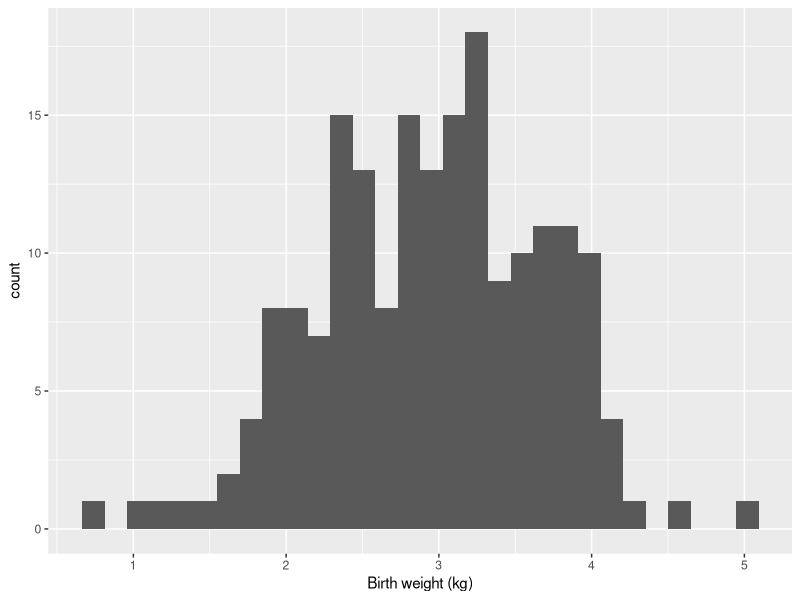
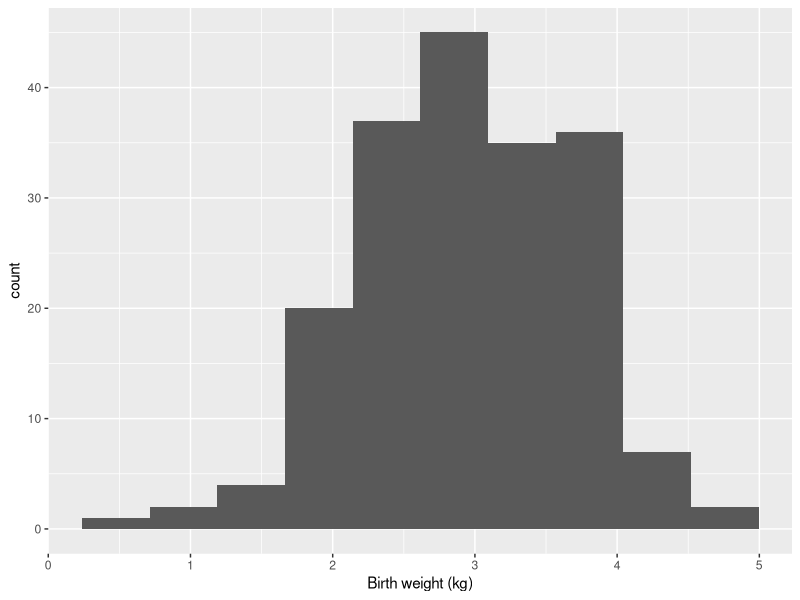
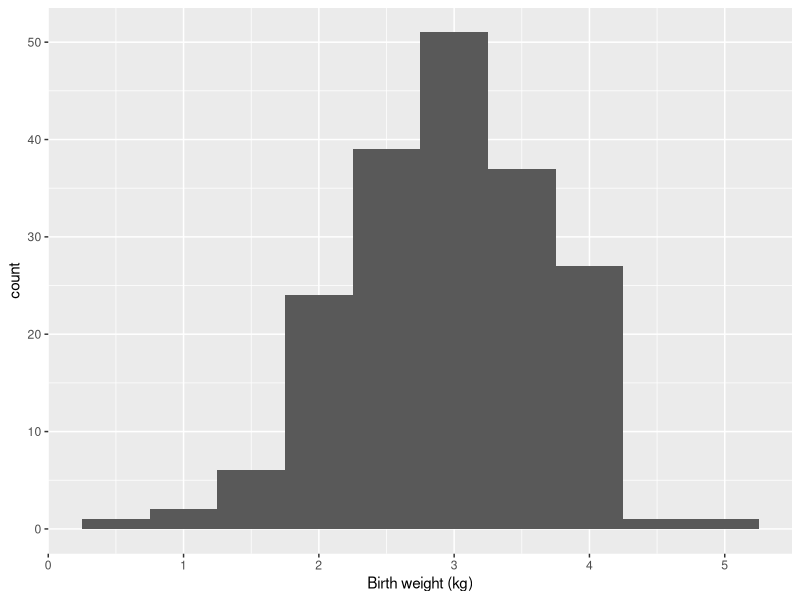
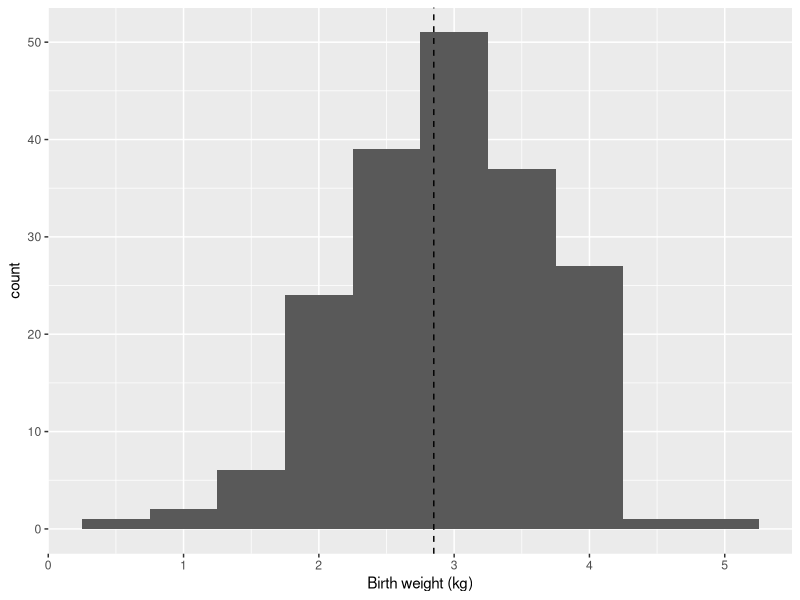
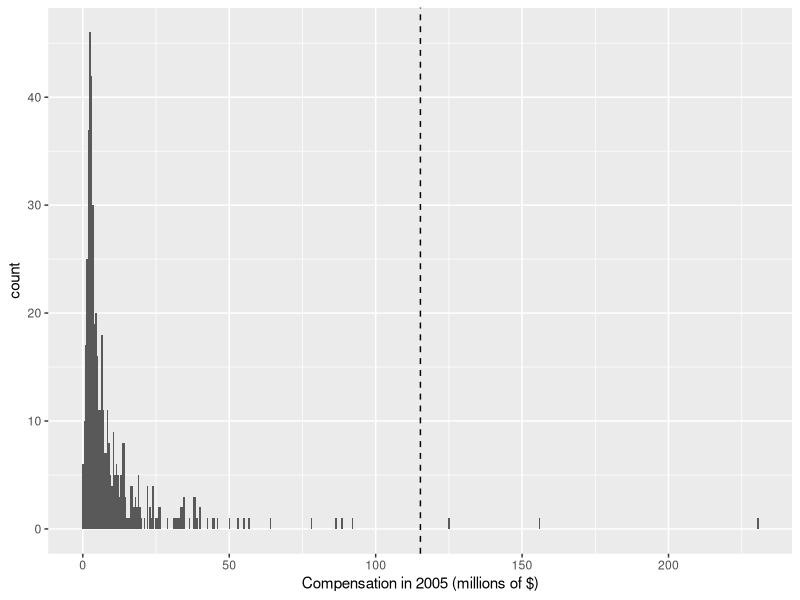
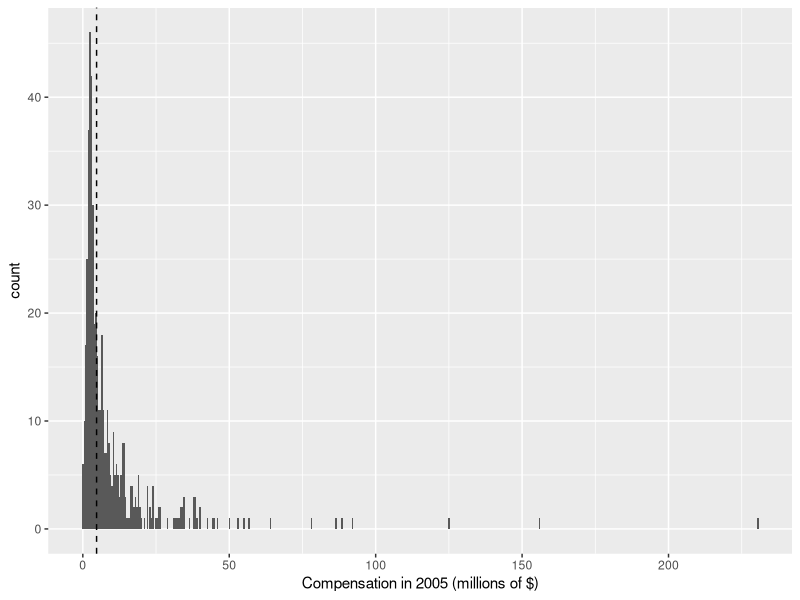
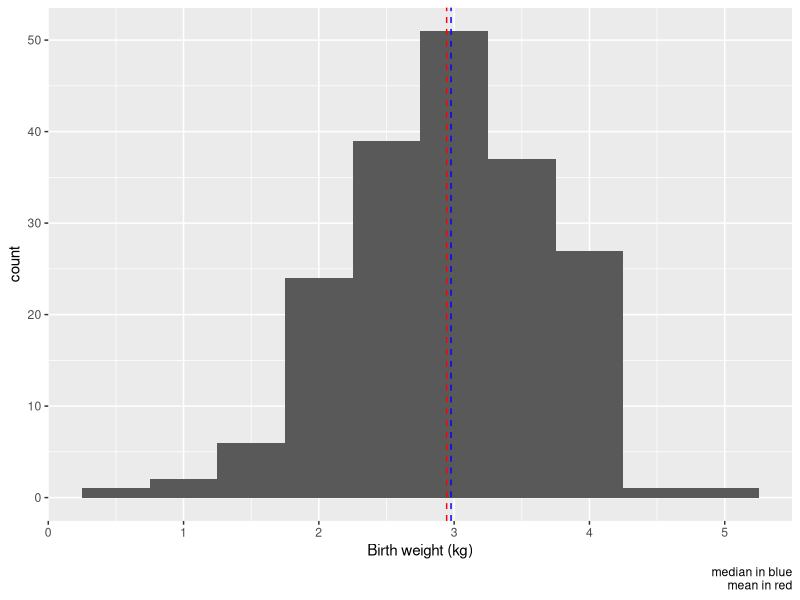
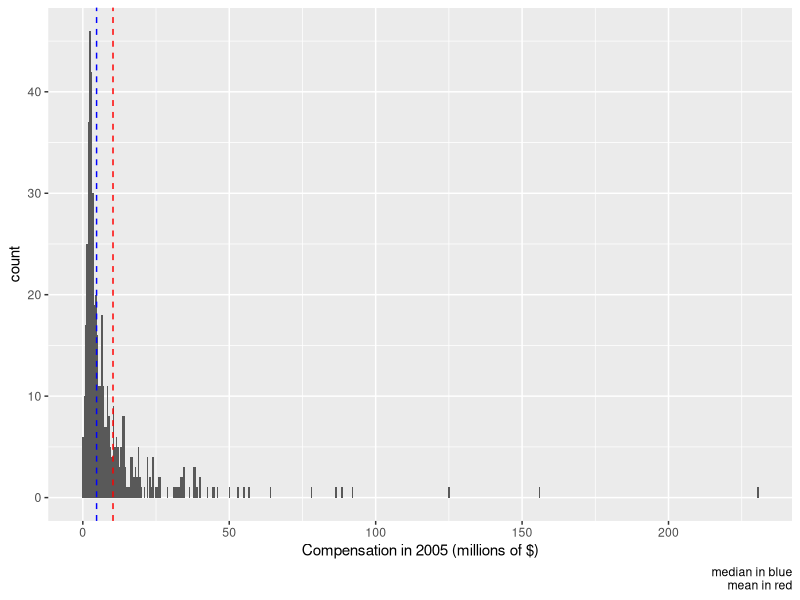

These figures' R source, in order:
## ---- chunk 1
library(ggplot2)

library(dplyr)
## ---- chunk 2
bw = read.csv("data/birth_weights.csv")
head(bw)
## ---- chunk 3
ceos = read.csv("data/CEOs.csv")
head(ceos)
## ---- chunk 4
ceos$Annual_compensation = ceos$Annual_compensation / 1000000
## ---- chunk 5
bw$Birth_weight
## ---- chunk 6
bw$Birth_weight_group = cut(bw$Birth_weight, breaks=0:6)
## ---- chunk 7
class(bw$Birth_weight_group)
levels(bw$Birth_weight_group)
## ---- chunk 8
table(bw$Birth_weight_group)
## ---- chunk 9
table(cut(bw$Birth_weight, breaks=seq(from=0, to=6, by=0.5)))
## ---- chunk 10
table(cut(bw$Birth_weight, breaks=seq(from=0, to=6, by=2)))
## ---- chunk 11
bw_hist = ggplot(bw, aes(x=Birth_weight)) +
  labs(x="Birth weight (kg)")

bw_hist + geom_histogram()
## ---- chunk 12
bw_hist + geom_histogram(bins=10)
## ---- chunk 13
bw_hist + geom_histogram(binwidth=0.5)
## ---- chunk 14
bw_hist = bw_hist +
  geom_histogram(binwidth=0.5)
## ---- chunk 15
bw_counts = table(bw$Birth_weight)
bw_counts
## ---- chunk 16
max(bw_counts)
bw_counts[bw_counts==max(bw_counts)]
## ---- chunk 17
bw_counts = table(cut(bw$Birth_weight, breaks=seq(from=0, to=6, by=0.5)))
bw_counts[bw_counts==max(bw_counts)]
## ---- chunk 18
bw_counts = table(cut(bw$Birth_weight, breaks=seq(from=0, to=6, by=0.25)))
bw_counts[bw_counts==max(bw_counts)]
## ---- chunk 19
unique(bw$Visits)
table(bw$Visits)
## ---- chunk 20
mode(bw$Visits)
## ---- chunk 21
bw_midrange = (min(bw$Birth_weight) + max(bw$Birth_weight)) / 2
bw_midrange
## ---- chunk 22
sum(range(bw$Birth_weight)) / 2
## ---- chunk 23
bw_hist + geom_vline(xintercept=bw_midrange, lty="dashed")
## ---- chunk 24
ceo_hist = ggplot(ceos, aes(x=Annual_compensation)) +
  geom_histogram(binwidth=0.5) +
  labs(x="Compensation in 2005 (millions of $)")

ceo_midrange = (min(ceos$Annual_compensation) + max(ceos$Annual_compensation)) / 2
ceo_midrange

ceo_hist + geom_vline(xintercept=ceo_midrange, lty="dashed")
## ---- chunk 25
ceo_median = median(ceos$Annual_compensation)
ceo_median

ceo_hist + geom_vline(xintercept=ceo_median, lty="dashed")
## ---- chunk 26
median(c(1,3,4,5,9))
## ---- chunk 27
median(c(1,3,4,9))
## ---- chunk 28
median(c(1,3,4,5,9))
median(c(1,3,4,5,9000))
## ---- chunk 29
quantile(bw$Birth_weight)
## ---- chunk 30
quantile(bw$Birth_weight, names=FALSE)
## ---- chunk 31
quantile(bw$Birth_weight, probs=c(0, 1/3, 2/3, 1))
## ---- chunk 32
quantile(ceos$Annual_compensation, probs=0.9)
## ---- chunk 33
sum(bw$Birth_weight) / nrow(bw)
## ---- chunk 34
mean(bw$Birth_weight)
## ---- chunk 35
bw_hist +
  geom_vline(aes(xintercept=median(Birth_weight)), lty="dashed", color="blue") +
  geom_vline(aes(xintercept=mean(Birth_weight)), lty="dashed", color="red") +
  labs(caption="median in blue\nmean in red")
## ---- chunk 36
ceo_hist = ceo_hist +
  geom_vline(aes(xintercept=median(Annual_compensation)), lty="dashed", color="blue") +
  geom_vline(aes(xintercept=mean(Annual_compensation)), lty="dashed", color="red") +
  labs(caption="median in blue\nmean in red")

print(ceo_hist)
## ---- chunk 37
ceos_small = ceos[seq(from=1, to=nrow(ceos), by=20),]

ceo_hist %+% ceos_small
## ---- chunk 38
max(bw$Birth_weight) - min(bw$Birth_weight)
## ---- chunk 39
range(bw$Birth_weight)
diff(range(bw$Birth_weight))
## ---- chunk 40
diff(range(ceos$Annual_compensation))
## ---- chunk 41
diff(quantile(ceos$Annual_compensation, probs=c(0.25, 0.75), names=FALSE))
## ---- chunk 42
IQR(ceos$Annual_compensation)
